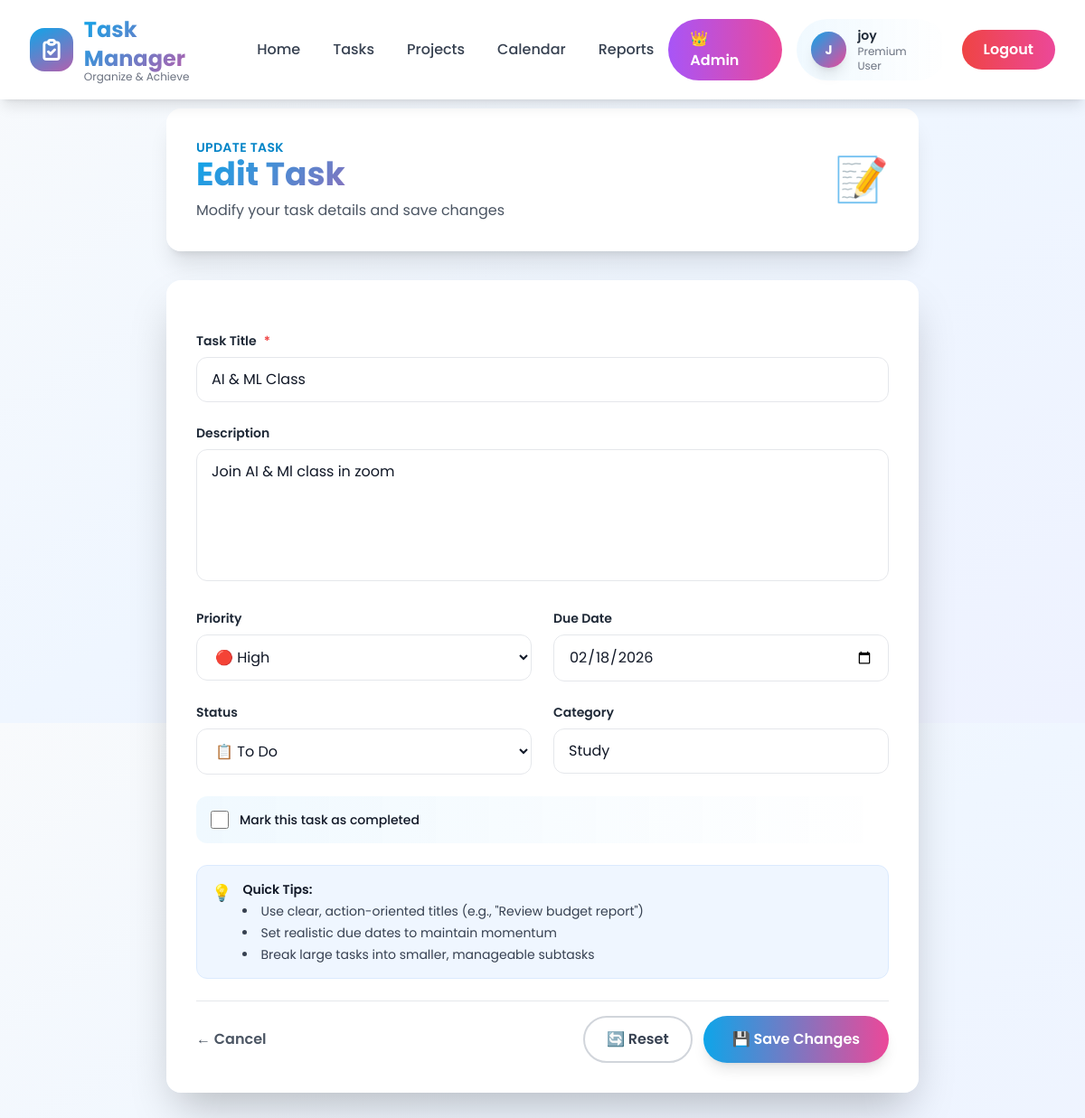
Screenshot of /task/4/edit/ (signed in) with the database file from the repository.
### tasks/models.py (models this page shows, shortened)
class Task(models.Model):
    user = models.ForeignKey('auth.User', on_delete=models.CASCADE)
    title = models.CharField(max_length=200)
    description = models.TextField()
    priority = models.CharField(max_length=50)
    due_date = models.DateField()
    status = models.CharField(max_length=50)
    category = models.CharField(max_length=100)
    is_completed = models.BooleanField(default=False)
    created_at = models.DateTimeField(auto_now_add=True)
    updated_at = models.DateTimeField(auto_now=True)

### tasks/views.py (the view, shortened to what this page needs)
# urls.py: path('<int:pk>/edit/', views.edit_task, name='edit'),
@login_required(login_url='user:user-login')
def edit_task(request, pk):
    task = get_object_or_404(Task, pk=pk, user=request.user)
    return render(request, 'tasks/create_task.html', {'task': task, 'is_edit': True})

### templates/tasks/create_task.html (shortened to what this page needs)
{% extends 'base/base.html' %}
{% load static %}
{% block content %}
<div class="max-w-4xl mx-auto px-4 sm:px-6 lg:px-8 py-10">
    <div class="glass rounded-2xl shadow-xl p-8 mb-8 animate-slide-up">
        <div class="flex flex-col sm:flex-row sm:items-center sm:justify-between gap-4">
            <div>
                <p class="text-sm font-semibold text-primary-600 uppercase tracking-wide">{% if is_edit %}Update Task{% else %}New Task{% endif %}</p>
                <h1 class="text-3xl sm:text-4xl font-bold gradient-text">{% if is_edit %}Edit Task{% else %}Create a Task{% endif %}</h1>
                <p class="text-gray-600 mt-2">{% if is_edit %}Modify your task details and save changes{% else %}Add a new task to stay organized and productive{% endif %}</p>
            </div>
            <div class="text-5xl animate-float">📝</div>
        </div>
    </div>
    <div class="glass rounded-2xl shadow-2xl p-8 animate-slide-up">
        <form method="post" class="space-y-6">
            <div class="space-y-2">
                <label for="title" class="text-sm font-semibold text-gray-800 flex items-center gap-2">
                    Task Title <span class="text-red-500">*</span>
                </label>
                <input type="text" name="title" id="title" required value="{% if task %}{{ task.title }}{% endif %}"
                    class="w-full rounded-xl border border-gray-200 bg-white px-4 py-3 text-gray-900 focus:ring-2 focus:ring-primary-500 focus:border-primary-500 transition placeholder-gray-400"
                    placeholder="e.g., Complete project documentation">
            </div>
            <div class="space-y-2">
                <label for="description" class="text-sm font-semibold text-gray-800 flex items-center gap-2">
                    Description
                </label>
                <textarea name="description" id="description" rows="5"
                    class="w-full rounded-xl border border-gray-200 bg-white px-4 py-3 text-gray-900 focus:ring-2 focus:ring-primary-500 focus:border-primary-500 transition placeholder-gray-400 resize-none"
                    placeholder="Add details about your task...">{% if task %}{{ task.description }}{% endif %}</textarea>
            </div>
            <div class="grid grid-cols-1 md:grid-cols-2 gap-6">
                <div class="space-y-2">
                    <label for="priority" class="text-sm font-semibold text-gray-800 flex items-center gap-2">
                        Priority
                    </label>
                    <select name="priority" id="priority"
                        class="w-full rounded-xl border border-gray-200 bg-white px-4 py-3 text-gray-900 focus:ring-2 focus:ring-primary-500 focus:border-primary-500 transition">
                        <option value="high" {% if task and task.priority == 'high' %}selected{% endif %}>🔴 High</option>
                    </select>
                </div>
                <div class="space-y-2">
                    <label for="due_date" class="text-sm font-semibold text-gray-800 flex items-center gap-2">
                        Due Date
                    </label>
                    <input type="date" name="due_date" id="due_date" value="{% if task and task.due_date %}{{ task.due_date|date:'Y-m-d' }}{% endif %}"
                        class="w-full rounded-xl border border-gray-200 bg-white px-4 py-3 text-gray-900 focus:ring-2 focus:ring-primary-500 focus:border-primary-500 transition">
                </div>
            </div>
            <div class="grid grid-cols-1 md:grid-cols-2 gap-6">
                <div class="space-y-2">
                    <label for="status" class="text-sm font-semibold text-gray-800 flex items-center gap-2">
                        Status
                    </label>
                    <select name="status" id="status"
                        class="w-full rounded-xl border border-gray-200 bg-white px-4 py-3 text-gray-900 focus:ring-2 focus:ring-primary-500 focus:border-primary-500 transition">
                        <option value="todo" {% if task and task.status == 'todo' %}selected{% endif %}>📋 To Do</option>
                    </select>
                </div>
                <div class="space-y-2">
                    <label for="category" class="text-sm font-semibold text-gray-800 flex items-center gap-2">
                        Category
                    </label>
                    <input type="text" name="category" id="category" value="{% if task %}{{ task.category }}{% endif %}"
                        class="w-full rounded-xl border border-gray-200 bg-white px-4 py-3 text-gray-900 focus:ring-2 focus:ring-primary-500 focus:border-primary-500 transition placeholder-gray-400"
                        placeholder="e.g., Work, Personal, Study">
                </div>
            </div>
            <div class="flex items-center gap-3 p-4 bg-gradient-to-r from-primary-50 to-accent-50 rounded-xl">
                <input type="checkbox" name="is_completed" id="completed" {% if task and task.is_completed %}checked{% endif %}
                    class="w-5 h-5 rounded border-gray-300 text-primary-600 focus:ring-primary-500 cursor-pointer">
                <label for="completed" class="text-sm font-medium text-gray-900 cursor-pointer select-none">
                    Mark this task as completed
                </label>
            </div>
            <div class="glass rounded-xl border border-blue-100 bg-blue-50 px-4 py-4 text-sm text-gray-700">
                <div class="flex items-start gap-3">
                    <span class="text-lg">💡</span>
                    <div class="space-y-1">
                        <p class="font-semibold text-gray-900">Quick Tips:</p>
                        <ul class="list-disc list-inside space-y-1 text-gray-700">
                            <li>Use clear, action-oriented titles (e.g., "Review budget report")</li>
                            <li>Set realistic due dates to maintain momentum</li>
                            <li>Break large tasks into smaller, manageable subtasks</li>
                        </ul>
                    </div>
                </div>
            </div>
            <div class="flex flex-col sm:flex-row sm:items-center sm:justify-between gap-4 pt-4 border-t border-gray-200">
                <a href="{% url 'tasks:user_tasks' %}" class="inline-flex items-center gap-2 text-gray-600 hover:text-primary-600 font-semibold transition-colors">
                    ← Cancel
                </a>
                <div class="flex gap-3">
                    <button type="reset" class="px-6 py-3 rounded-full border-2 border-gray-300 text-gray-700 font-semibold hover:border-gray-400 hover:bg-gray-50 transition-all">
                        🔄 Reset
                    </button>
                    <button type="submit" class="inline-flex items-center justify-center gap-2 px-8 py-3 rounded-full bg-gradient-to-r from-primary-500 to-accent-500 text-white font-semibold shadow-lg hover:scale-105 hover:shadow-xl transition-all">
                        {% if is_edit %}💾 Save Changes{% else %}➕ Create Task{% endif %}
                    </button>
                </div>
            </div>
        </form>
    </div>
</div>
{% endblock %}

### templates/base/base.html (shortened to what this page needs)
{% load static %}
<!DOCTYPE html>
<html lang="en" class="scroll-smooth">
<head>
    <script src="https://cdn.tailwindcss.com"></script>
</head>
<body class="bg-gradient-to-br from-slate-50 via-blue-50 to-indigo-50 min-h-screen">
    <header class="fixed w-full top-0 z-50 glass shadow-lg animate-slide-down">
        <div class="max-w-7xl mx-auto px-4 sm:px-6 lg:px-8">
            <div class="flex justify-between items-center py-4">
                <a href="{% url 'home' %}" class="flex items-center space-x-3 group">
                    <div class="relative w-12 h-12">
                        <div
                            class="absolute inset-0 bg-gradient-to-br from-primary-500 to-accent-500 rounded-2xl animate-gradient bg-200% group-hover:scale-110 transition-transform duration-300">
                        </div>
                        <div class="absolute inset-0 flex items-center justify-center">
                            <svg class="w-7 h-7 text-white" fill="none" stroke="currentColor" viewBox="0 0 24 24">
                                <path stroke-linecap="round" stroke-linejoin="round" stroke-width="2.5"
                                    d="M9 5H7a2 2 0 00-2 2v12a2 2 0 002 2h10a2 2 0 002-2V7a2 2 0 00-2-2h-2M9 5a2 2 0 002 2h2a2 2 0 002-2M9 5a2 2 0 012-2h2a2 2 0 012 2m-6 9l2 2 4-4" />
                            </svg>
                        </div>
                    </div>
                    <div>
                        <h1 class="text-2xl font-bold gradient-text">Task Manager</h1>
                        <p class="text-xs text-gray-500 -mt-1">Organize & Achieve</p>
                    </div>
                </a>
                <nav class="hidden lg:flex items-center space-x-1">
                    <a href="{% url 'home' %}"
                        class="px-4 py-2 text-gray-700 hover:text-primary-600 font-medium rounded-lg hover:bg-primary-50 transition-all duration-300">
                        Home
                    </a>
                    <a href="{% url 'tasks:user_tasks' %}"
                        class="px-4 py-2 text-gray-700 hover:text-primary-600 font-medium rounded-lg hover:bg-primary-50 transition-all duration-300">
                        Tasks
                    </a>
                    <a href="#"
                        class="px-4 py-2 text-gray-700 hover:text-primary-600 font-medium rounded-lg hover:bg-primary-50 transition-all duration-300">
                        Projects
                    </a>
                    <a href="{% url 'tasks:calendar' %}"
                        class="px-4 py-2 text-gray-700 hover:text-primary-600 font-medium rounded-lg hover:bg-primary-50 transition-all duration-300">
                        Calendar
                    </a>
                    <a href="#"
                        class="px-4 py-2 text-gray-700 hover:text-primary-600 font-medium rounded-lg hover:bg-primary-50 transition-all duration-300">
                        Reports
                    </a>
                </nav>
                <div class="hidden lg:flex items-center space-x-3">
                    {% if user.is_authenticated %}
                    <div class="flex items-center space-x-4">
                        {% if user.is_staff or user.is_superuser %}
                        <a href="{% url 'user:admin-profile' %}"
                            class="px-6 py-2.5 bg-gradient-to-r from-purple-500 to-pink-500 text-white font-semibold rounded-full hover:shadow-xl hover:scale-105 transition-all duration-300 flex items-center gap-2">
                            👑 Admin
                        </a>
                        {% endif %}
                        <a href="{% url 'user:user-profile' %}"
                            class="flex items-center space-x-3 px-4 py-2 bg-gradient-to-r from-primary-50 to-accent-50 rounded-full hover:shadow-lg transition-all">
                            <div
                                class="w-10 h-10 bg-gradient-to-br from-primary-500 to-accent-500 rounded-full flex items-center justify-center shadow-lg">
                                <span class="text-white font-bold text-sm">{{ user.username|slice:":1"|upper }}</span>
                            </div>
                            <div>
                                <p class="text-sm font-semibold text-gray-800">{{ user.username }}</p>
                                <p class="text-xs text-gray-500">Premium User</p>
                            </div>
                        </a>
                        <a href="{% url 'user:user-logout' %}"
                            class="px-6 py-2.5 bg-gradient-to-r from-red-500 to-pink-500 text-white font-semibold rounded-full hover:shadow-xl hover:scale-105 transition-all duration-300">
                            Logout
                        </a>
                    </div>
                    {% endif %}
                </div>
            </div>
        </div>
    </header>
    <div class="h-20"></div>
    <main class="min-h-screen">
        {% block content %}{% endblock %}
    </main>
</body>
</html>

### templates/base/base.html (style rules this page uses)
* { font-family: 'Poppins', sans-serif; }
.glass { background: rgba(255, 255, 255, 0.95); backdrop-filter: blur(20px); border: 1px solid rgba(255, 255, 255, 0.3); }
.gradient-text { background: linear-gradient(135deg, #0ea5e9 0%, #ec4899 100%); -webkit-background-clip: text; -webkit-text-fill-color: transparent; background-clip: text; }

### rows the page displays
Task: title "AI & ML Class", description "Join AI & Ml class in zoom", priority "🔴 High", due_date "02/18/2026", status "📋 To Do", category "Study"

### other values shown
{{ user.username|slice:":1"|upper }} "J"
{{ user.username }} "joy"
